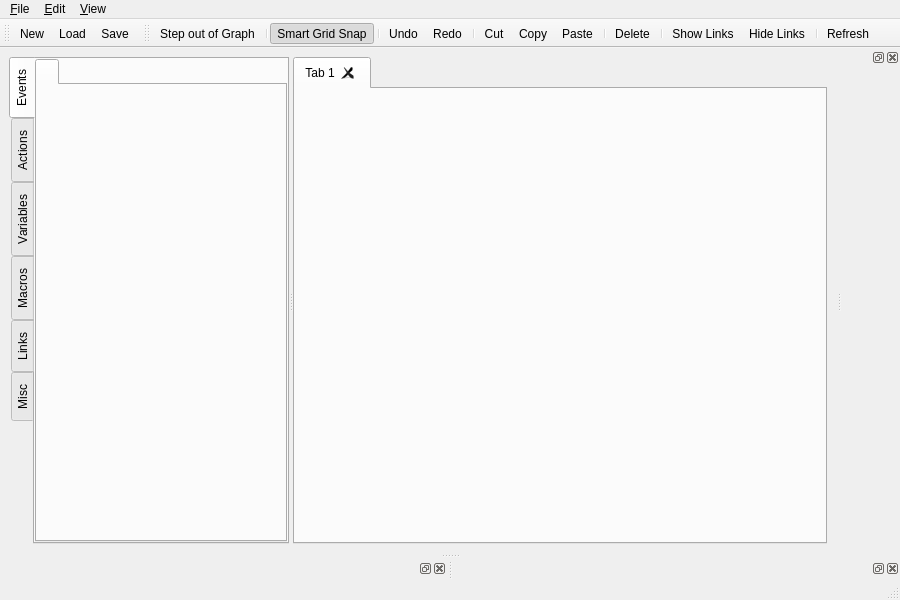
<?xml version="1.0" encoding="UTF-8"?>
<ui version="4.0">
 <class>DirectorEditor</class>
 <widget class="QMainWindow" name="DirectorEditor">
  <property name="geometry">
   <rect>
    <x>0</x>
    <y>0</y>
    <width>900</width>
    <height>600</height>
   </rect>
  </property>
  <property name="windowTitle">
   <string>No Director Graph Loaded</string>
  </property>
  <widget class="QWidget" name="centralwidget">
   <layout class="QGridLayout" name="gridLayout">
    <item row="0" column="0">
     <widget class="QSplitter" name="splitter">
      <property name="orientation">
       <enum>Qt::Horizontal</enum>
      </property>
      <widget class="QTabWidget" name="nodeTabs">
       <property name="sizePolicy">
        <sizepolicy hsizetype="Expanding" vsizetype="Expanding">
         <horstretch>0</horstretch>
         <verstretch>0</verstretch>
        </sizepolicy>
       </property>
       <property name="tabPosition">
        <enum>QTabWidget::West</enum>
       </property>
       <property name="currentIndex">
        <number>0</number>
       </property>
       <widget class="QWidget" name="eventNodeTab">
        <attribute name="title">
         <string>Events</string>
        </attribute>
        <layout class="QGridLayout" name="gridLayout_2">
         <property name="margin">
          <number>0</number>
         </property>
         <item row="0" column="0">
          <widget class="dtDirector::NodeTabs" name="eventNodeTabWidget">
           <property name="tabPosition">
            <enum>QTabWidget::North</enum>
           </property>
           <widget class="QWidget" name="eventNodeTabWidgetPage1">
            <attribute name="title">
             <string/>
            </attribute>
           </widget>
          </widget>
         </item>
        </layout>
       </widget>
       <widget class="QWidget" name="actionNodeTab">
        <attribute name="title">
         <string>Actions</string>
        </attribute>
        <layout class="QGridLayout" name="gridLayout_3">
         <property name="margin">
          <number>0</number>
         </property>
         <item row="0" column="0">
          <widget class="dtDirector::NodeTabs" name="actionNodeTabWidget">
           <property name="tabPosition">
            <enum>QTabWidget::North</enum>
           </property>
           <widget class="QWidget" name="actionNodeTabWidgetPage1">
            <attribute name="title">
             <string/>
            </attribute>
           </widget>
          </widget>
         </item>
        </layout>
       </widget>
       <widget class="QWidget" name="variableNodeTab">
        <attribute name="title">
         <string>Variables</string>
        </attribute>
        <layout class="QGridLayout" name="gridLayout_4">
         <property name="margin">
          <number>0</number>
         </property>
         <item row="0" column="0">
          <widget class="dtDirector::NodeTabs" name="variableNodeTabWidget">
           <property name="tabPosition">
            <enum>QTabWidget::North</enum>
           </property>
           <widget class="QWidget" name="variableNodeTabWidgetPage1">
            <attribute name="title">
             <string/>
            </attribute>
           </widget>
          </widget>
         </item>
        </layout>
       </widget>
       <widget class="QWidget" name="macroNodeTab">
        <attribute name="title">
         <string>Macros</string>
        </attribute>
        <layout class="QGridLayout" name="gridLayout_5">
         <property name="margin">
          <number>0</number>
         </property>
         <item row="0" column="0">
          <widget class="dtDirector::NodeTabs" name="macroNodeTabWidget">
           <property name="tabPosition">
            <enum>QTabWidget::North</enum>
           </property>
           <widget class="QWidget" name="macroNodeTabWidgetPage1">
            <attribute name="title">
             <string/>
            </attribute>
           </widget>
          </widget>
         </item>
        </layout>
       </widget>
       <widget class="QWidget" name="linkNodeTab">
        <attribute name="title">
         <string>Links</string>
        </attribute>
        <layout class="QGridLayout" name="gridLayout_6">
         <property name="margin">
          <number>0</number>
         </property>
         <item row="0" column="0">
          <widget class="dtDirector::NodeTabs" name="linkNodeTabWidget">
           <property name="tabPosition">
            <enum>QTabWidget::North</enum>
           </property>
           <widget class="QWidget" name="linkNodeTabWidgetPage1">
            <attribute name="title">
             <string/>
            </attribute>
           </widget>
          </widget>
         </item>
        </layout>
       </widget>
       <widget class="QWidget" name="miscNodeTab">
        <attribute name="title">
         <string>Misc</string>
        </attribute>
        <layout class="QGridLayout" name="gridLayout_7">
         <property name="margin">
          <number>0</number>
         </property>
         <item row="0" column="0">
          <widget class="dtDirector::NodeTabs" name="miscNodeTabWidget">
           <property name="minimumSize">
            <size>
             <width>250</width>
             <height>0</height>
            </size>
           </property>
           <property name="tabPosition">
            <enum>QTabWidget::North</enum>
           </property>
           <widget class="QWidget" name="miscNodeTabWidgetPage1">
            <attribute name="title">
             <string/>
            </attribute>
           </widget>
          </widget>
         </item>
        </layout>
       </widget>
      </widget>
      <widget class="dtDirector::GraphTabs" name="graphTab">
       <property name="sizePolicy">
        <sizepolicy hsizetype="Expanding" vsizetype="Expanding">
         <horstretch>1</horstretch>
         <verstretch>0</verstretch>
        </sizepolicy>
       </property>
       <property name="tabsClosable">
        <bool>true</bool>
       </property>
       <property name="movable">
        <bool>true</bool>
       </property>
       <widget class="QWidget" name="tab">
        <attribute name="title">
         <string>Tab 1</string>
        </attribute>
       </widget>
      </widget>
     </widget>
    </item>
   </layout>
  </widget>
  <widget class="QMenuBar" name="menubar">
   <property name="geometry">
    <rect>
     <x>0</x>
     <y>0</y>
     <width>900</width>
     <height>21</height>
    </rect>
   </property>
   <widget class="QMenu" name="menuFile">
    <property name="title">
     <string>&amp;File</string>
    </property>
    <addaction name="action_New"/>
    <addaction name="action_Load"/>
    <addaction name="action_Save"/>
    <addaction name="action_Save_as"/>
    <addaction name="separator"/>
    <addaction name="action_Load_Recording"/>
    <addaction name="action_Exit"/>
   </widget>
   <widget class="QMenu" name="menu_Edit">
    <property name="title">
     <string>&amp;Edit</string>
    </property>
    <addaction name="action_Step_Out_Of_Graph"/>
    <addaction name="separator"/>
    <addaction name="action_Smart_Grid_snap"/>
    <addaction name="separator"/>
    <addaction name="action_Undo"/>
    <addaction name="action_Redo"/>
    <addaction name="separator"/>
    <addaction name="action_Cut"/>
    <addaction name="action_Copy"/>
    <addaction name="action_Paste"/>
    <addaction name="separator"/>
    <addaction name="action_Delete"/>
    <addaction name="separator"/>
    <addaction name="action_Manage_Libraries"/>
   </widget>
   <widget class="QMenu" name="menu_View">
    <property name="title">
     <string>&amp;View</string>
    </property>
    <addaction name="action_Property_Editor"/>
    <addaction name="action_Graph_Browser"/>
    <addaction name="action_Replay_Browser"/>
    <addaction name="separator"/>
    <addaction name="action_Show_Links"/>
    <addaction name="action_Hide_Links"/>
    <addaction name="separator"/>
    <addaction name="action_Refresh"/>
   </widget>
   <addaction name="menuFile"/>
   <addaction name="menu_Edit"/>
   <addaction name="menu_View"/>
  </widget>
  <widget class="QStatusBar" name="statusbar"/>
  <widget class="QToolBar" name="FileToolbar">
   <property name="windowTitle">
    <string>File Toolbar</string>
   </property>
   <attribute name="toolBarArea">
    <enum>TopToolBarArea</enum>
   </attribute>
   <attribute name="toolBarBreak">
    <bool>false</bool>
   </attribute>
   <addaction name="action_New"/>
   <addaction name="action_Load"/>
   <addaction name="action_Save"/>
  </widget>
  <widget class="QToolBar" name="EditToolbar">
   <property name="windowTitle">
    <string>Edit Toolbar</string>
   </property>
   <attribute name="toolBarArea">
    <enum>TopToolBarArea</enum>
   </attribute>
   <attribute name="toolBarBreak">
    <bool>false</bool>
   </attribute>
   <addaction name="action_Step_Out_Of_Graph"/>
   <addaction name="separator"/>
   <addaction name="action_Smart_Grid_snap"/>
   <addaction name="separator"/>
   <addaction name="action_Undo"/>
   <addaction name="action_Redo"/>
   <addaction name="separator"/>
   <addaction name="action_Cut"/>
   <addaction name="action_Copy"/>
   <addaction name="action_Paste"/>
   <addaction name="separator"/>
   <addaction name="action_Delete"/>
   <addaction name="separator"/>
   <addaction name="action_Show_Links"/>
   <addaction name="action_Hide_Links"/>
   <addaction name="separator"/>
   <addaction name="action_Refresh"/>
  </widget>
  <widget class="dtDirector::PropertyEditor" name="propertyEditor">
   <attribute name="dockWidgetArea">
    <number>8</number>
   </attribute>
  </widget>
  <widget class="dtDirector::GraphBrowser" name="graphBrowser">
   <attribute name="dockWidgetArea">
    <number>8</number>
   </attribute>
  </widget>
  <widget class="dtDirector::ReplayBrowser" name="replayBrowser">
   <attribute name="dockWidgetArea">
    <number>2</number>
   </attribute>
  </widget>
  <action name="action_New">
   <property name="icon">
    <iconset resource="../../src/dtDirectorQt/directorqt.qrc">
     <normaloff>:/icons/new.png</normaloff>:/icons/new.png</iconset>
   </property>
   <property name="text">
    <string>&amp;New</string>
   </property>
   <property name="toolTip">
    <string>Begins a new Director script (Ctrl+N).</string>
   </property>
   <property name="shortcut">
    <string>Ctrl+N</string>
   </property>
  </action>
  <action name="action_Load">
   <property name="icon">
    <iconset resource="../../src/dtDirectorQt/directorqt.qrc">
     <normaloff>:/icons/open.png</normaloff>:/icons/open.png</iconset>
   </property>
   <property name="text">
    <string>&amp;Load</string>
   </property>
   <property name="toolTip">
    <string>Loads a Director script from a file (Ctrl+L).</string>
   </property>
   <property name="shortcut">
    <string>Ctrl+L</string>
   </property>
  </action>
  <action name="action_Save">
   <property name="icon">
    <iconset resource="../../src/dtDirectorQt/directorqt.qrc">
     <normaloff>:/icons/save.png</normaloff>:/icons/save.png</iconset>
   </property>
   <property name="text">
    <string>&amp;Save</string>
   </property>
   <property name="toolTip">
    <string>Saves the current Director script (Ctrl+S).</string>
   </property>
   <property name="shortcut">
    <string>Ctrl+S</string>
   </property>
  </action>
  <action name="action_Save_as">
   <property name="icon">
    <iconset resource="../../src/dtDirectorQt/directorqt.qrc">
     <normaloff>:/icons/save.png</normaloff>:/icons/save.png</iconset>
   </property>
   <property name="text">
    <string>&amp;Save as...</string>
   </property>
   <property name="toolTip">
    <string>Saves the current Director script.</string>
   </property>
  </action>
  <action name="action_Load_Recording">
   <property name="icon">
    <iconset resource="../../src/dtDirectorQt/directorqt.qrc">
     <normaloff>:/icons/open.png</normaloff>:/icons/open.png</iconset>
   </property>
   <property name="text">
    <string>&amp;Load Recording</string>
   </property>
   <property name="toolTip">
    <string>Loads recorded script data.</string>
   </property>
  </action>
  <action name="action_Step_Out_Of_Graph">
   <property name="icon">
    <iconset resource="../../src/dtDirectorQt/directorqt.qrc">
     <normaloff>:/icons/parent.png</normaloff>:/icons/parent.png</iconset>
   </property>
   <property name="text">
    <string>Step &amp;out of Graph</string>
   </property>
   <property name="toolTip">
    <string>Returns to the parent graph (Ctrl+Shift+U).</string>
   </property>
   <property name="shortcut">
    <string>Ctrl+Shift+U</string>
   </property>
  </action>
  <action name="action_Smart_Grid_snap">
   <property name="checkable">
    <bool>true</bool>
   </property>
   <property name="checked">
    <bool>true</bool>
   </property>
   <property name="icon">
    <iconset resource="../../src/dtDirectorQt/directorqt.qrc">
     <normaloff>:/icons/snapgrid.png</normaloff>:/icons/snapgrid.png</iconset>
   </property>
   <property name="text">
    <string>Smart &amp;Grid Snap</string>
   </property>
   <property name="toolTip">
    <string>Snaps nodes to a smart grid determined by the placement of other nodes (Ctrl+G).</string>
   </property>
   <property name="shortcut">
    <string>Ctrl+G</string>
   </property>
  </action>
  <action name="action_Undo">
   <property name="icon">
    <iconset resource="../../src/dtDirectorQt/directorqt.qrc">
     <normaloff>:/icons/undo.png</normaloff>:/icons/undo.png</iconset>
   </property>
   <property name="text">
    <string>&amp;Undo</string>
   </property>
   <property name="toolTip">
    <string>Reverts to your last action (Ctrl+Z).</string>
   </property>
   <property name="shortcut">
    <string>Ctrl+Z</string>
   </property>
  </action>
  <action name="action_Redo">
   <property name="icon">
    <iconset resource="../../src/dtDirectorQt/directorqt.qrc">
     <normaloff>:/icons/redo.png</normaloff>:/icons/redo.png</iconset>
   </property>
   <property name="text">
    <string>&amp;Redo</string>
   </property>
   <property name="toolTip">
    <string>Reverts your last undo action (Ctrl+Y).</string>
   </property>
   <property name="shortcut">
    <string>Ctrl+Y</string>
   </property>
  </action>
  <action name="action_Delete">
   <property name="icon">
    <iconset resource="../../src/dtDirectorQt/directorqt.qrc">
     <normaloff>:/icons/delete.png</normaloff>:/icons/delete.png</iconset>
   </property>
   <property name="text">
    <string>&amp;Delete</string>
   </property>
   <property name="toolTip">
    <string>Reverts your last undo action (Delete).</string>
   </property>
   <property name="shortcut">
    <string>Del</string>
   </property>
  </action>
  <action name="action_Cut">
   <property name="icon">
    <iconset resource="../../src/dtDirectorQt/directorqt.qrc">
     <normaloff>:/icons/cut.png</normaloff>:/icons/cut.png</iconset>
   </property>
   <property name="text">
    <string>&amp;Cut</string>
   </property>
   <property name="toolTip">
    <string>Cuts the currently selected nodes to the clipboard (Ctrl+X).</string>
   </property>
   <property name="shortcut">
    <string>Ctrl+X</string>
   </property>
  </action>
  <action name="action_Copy">
   <property name="icon">
    <iconset resource="../../src/dtDirectorQt/directorqt.qrc">
     <normaloff>:/icons/duplicate.png</normaloff>:/icons/duplicate.png</iconset>
   </property>
   <property name="text">
    <string>&amp;Copy</string>
   </property>
   <property name="toolTip">
    <string>Copies the currently selected nodes to the clipboard (Ctrl+C).</string>
   </property>
   <property name="shortcut">
    <string>Ctrl+C</string>
   </property>
  </action>
  <action name="action_Paste">
   <property name="icon">
    <iconset resource="../../src/dtDirectorQt/directorqt.qrc">
     <normaloff>:/icons/paste.png</normaloff>:/icons/paste.png</iconset>
   </property>
   <property name="text">
    <string>&amp;Paste</string>
   </property>
   <property name="toolTip">
    <string>Pastes the nodes saved in the clipboard to the current graph (Ctrl+V).</string>
   </property>
   <property name="shortcut">
    <string>Ctrl+V</string>
   </property>
  </action>
  <action name="action_Manage_Libraries">
   <property name="text">
    <string>&amp;Manage Libraries...</string>
   </property>
   <property name="toolTip">
    <string>Manages the Node Libraries for the script.</string>
   </property>
  </action>
  <action name="action_Property_Editor">
   <property name="checkable">
    <bool>true</bool>
   </property>
   <property name="checked">
    <bool>true</bool>
   </property>
   <property name="text">
    <string>&amp;Property Editor</string>
   </property>
   <property name="toolTip">
    <string>Shows the Property Editor (Ctrl+P).</string>
   </property>
   <property name="shortcut">
    <string>Ctrl+P</string>
   </property>
  </action>
  <action name="action_Graph_Browser">
   <property name="checkable">
    <bool>true</bool>
   </property>
   <property name="checked">
    <bool>true</bool>
   </property>
   <property name="text">
    <string>&amp;Graph Browser</string>
   </property>
   <property name="toolTip">
    <string>Shows the Graph Browser (Ctrl+B).</string>
   </property>
   <property name="shortcut">
    <string>Ctrl+B</string>
   </property>
  </action>
  <action name="action_Replay_Browser">
   <property name="checkable">
    <bool>true</bool>
   </property>
   <property name="text">
    <string>&amp;Replay Browser</string>
   </property>
   <property name="toolTip">
    <string>Shows the Replay Browser (Ctrl+R).</string>
   </property>
   <property name="shortcut">
    <string>Ctrl+R</string>
   </property>
  </action>
  <action name="action_Show_Links">
   <property name="icon">
    <iconset resource="../../src/dtDirectorQt/directorqt.qrc">
     <normaloff>:/icons/showlinks.png</normaloff>:/icons/showlinks.png</iconset>
   </property>
   <property name="text">
    <string>&amp;Show Links</string>
   </property>
   <property name="toolTip">
    <string>Shows all hidden links on selected nodes (Ctrl+U).</string>
   </property>
   <property name="shortcut">
    <string>Ctrl+U</string>
   </property>
  </action>
  <action name="action_Hide_Links">
   <property name="icon">
    <iconset resource="../../src/dtDirectorQt/directorqt.qrc">
     <normaloff>:/icons/hidelinks.png</normaloff>:/icons/hidelinks.png</iconset>
   </property>
   <property name="text">
    <string>&amp;Hide Links</string>
   </property>
   <property name="toolTip">
    <string>Hides all unused links on selected nodes (Ctrl+H).</string>
   </property>
   <property name="shortcut">
    <string>Ctrl+H</string>
   </property>
  </action>
  <action name="action_Refresh">
   <property name="icon">
    <iconset resource="../../src/dtDirectorQt/directorqt.qrc">
     <normaloff>:/icons/refresh.png</normaloff>:/icons/refresh.png</iconset>
   </property>
   <property name="text">
    <string>&amp;Refresh</string>
   </property>
   <property name="toolTip">
    <string>Refresh the current view (F5).</string>
   </property>
   <property name="shortcut">
    <string>F5</string>
   </property>
  </action>
  <action name="action_Exit">
   <property name="text">
    <string>Exit</string>
   </property>
   <property name="toolTip">
    <string>Exit the editor</string>
   </property>
   <property name="shortcut">
    <string>Ctrl+Q</string>
   </property>
  </action>
 </widget>
 <customwidgets>
  <customwidget>
   <class>dtDirector::PropertyEditor</class>
   <extends>QDockWidget</extends>
   <header location="global">dtDirectorQt/propertyeditor.h</header>
   <container>1</container>
  </customwidget>
  <customwidget>
   <class>dtDirector::GraphBrowser</class>
   <extends>QDockWidget</extends>
   <header location="global">dtDirectorQt/graphbrowser.h</header>
   <container>1</container>
  </customwidget>
  <customwidget>
   <class>dtDirector::ReplayBrowser</class>
   <extends>QDockWidget</extends>
   <header location="global">dtDirectorQt/replaybrowser.h</header>
   <container>1</container>
  </customwidget>
  <customwidget>
   <class>dtDirector::GraphTabs</class>
   <extends>QTabWidget</extends>
   <header location="global">dtDirectorQt/graphtabs.h</header>
   <container>1</container>
  </customwidget>
  <customwidget>
   <class>dtDirector::NodeTabs</class>
   <extends>QTabWidget</extends>
   <header location="global">dtDirectorQt/nodetabs.h</header>
   <container>1</container>
  </customwidget>
 </customwidgets>
 <resources>
  <include location="../../src/dtDirectorQt/directorqt.qrc"/>
 </resources>
 <connections/>
</ui>
